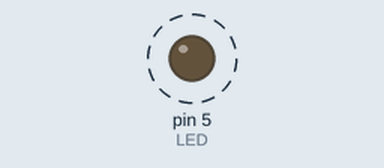
Recording of a sketch running on a simulated Arduino Uno, built with avr-gcc and run on an emulated ATmega328P. Parts: output pins drawn as LEDs (lit = HIGH). Dashed ring = blinking.

Above: at 0.5 s.
Timing chart, 0 to 3.5 s (numbered marks = the images above):
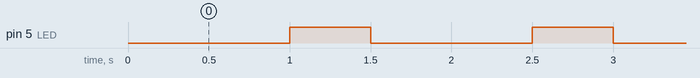

The sketch:

hello_world.ino
```cpp
#define LED 5

void setup() {
  pinMode(LED, OUTPUT);
}

void loop() {
  delay(1000);
  digitalWrite(LED, HIGH);
  delay(500);
  digitalWrite(LED, LOW);
}
```

Measured:
- by itself, pin 5 (LED): alternates HIGH for 0.50 s and LOW for 1.0 s
